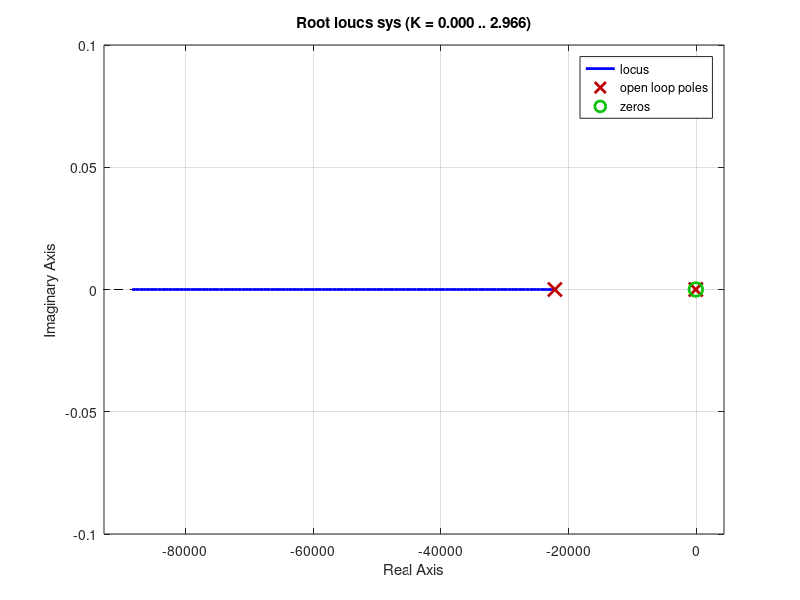
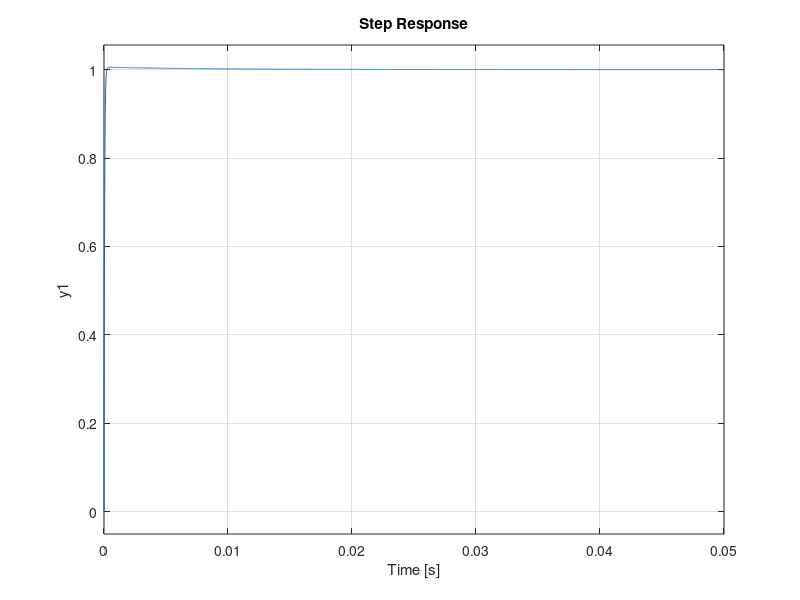

The MATLAB source for these figures, in order:
clc
clear all
%ECE441_Comp_Proj
%DC Motor position control
%John_Clapham 10/22/18

b = 0.028;
j = 1.13*10^-2;
r = 0.45;
k = 0.067;
kp = 217612;
kd = 1692;

temp = (b+(((k^2)+(kd*k))/r));
numerator1 = k/r;

sys = tf([(kd*k/r) ((kp*k)/r)],[j temp (kp*k)/r]);

figure
rlocus(sys)

figure
subplot(211)
impulse(sys)
subplot(212)
step(sys)
%alex likes gitextensions too much

